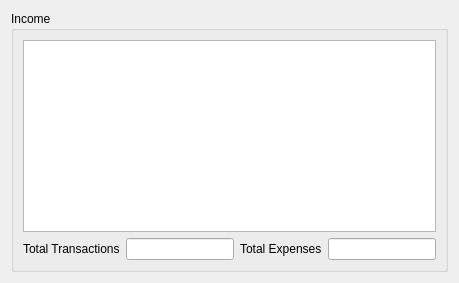
         <widget class="QWidget" name="tab_8">
          <attribute name="title">
           <string>Real Income</string>
          </attribute>
          <layout class="QGridLayout" name="gridLayout_25">
           <item row="0" column="0">
            <widget class="QGroupBox" name="groupBox_8">
             <property name="maximumSize">
              <size>
               <width>16777215</width>
               <height>16777215</height>
              </size>
             </property>
             <property name="title">
              <string>Income</string>
             </property>
             <layout class="QGridLayout" name="gridLayout_8">
              <item row="0" column="0" colspan="4">
               <widget class="QTableWidget" name="realTableIncome"/>
              </item>
              <item row="1" column="0">
               <widget class="QLabel" name="label_24">
                <property name="text">
                 <string>Total Transactions</string>
                </property>
               </widget>
              </item>
              <item row="1" column="1">
               <widget class="QLineEdit" name="LEtotalNoIncomeTrans"/>
              </item>
              <item row="1" column="2">
               <widget class="QLabel" name="label_25">
                <property name="text">
                 <string>Total Expenses</string>
                </property>
               </widget>
              </item>
              <item row="1" column="3">
               <widget class="QLineEdit" name="LEtotalIncomeValue"/>
              </item>
             </layout>
            </widget>
           </item>
          </layout>
         </widget>
